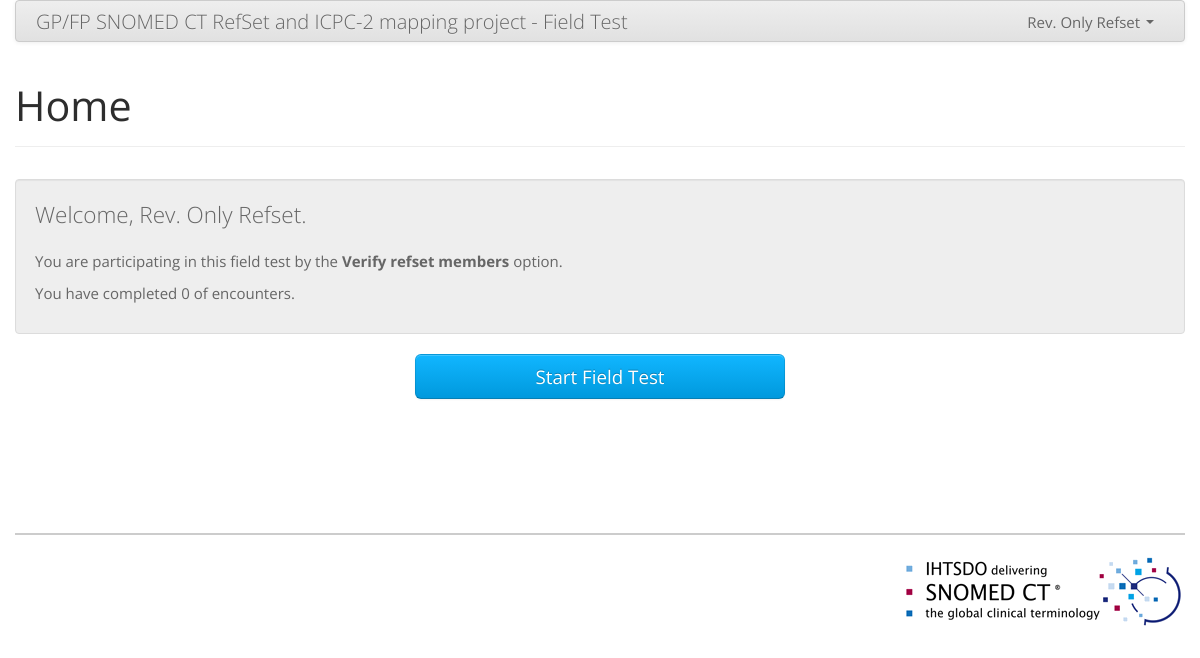
The page / (signed in) on the database as committed earlier.
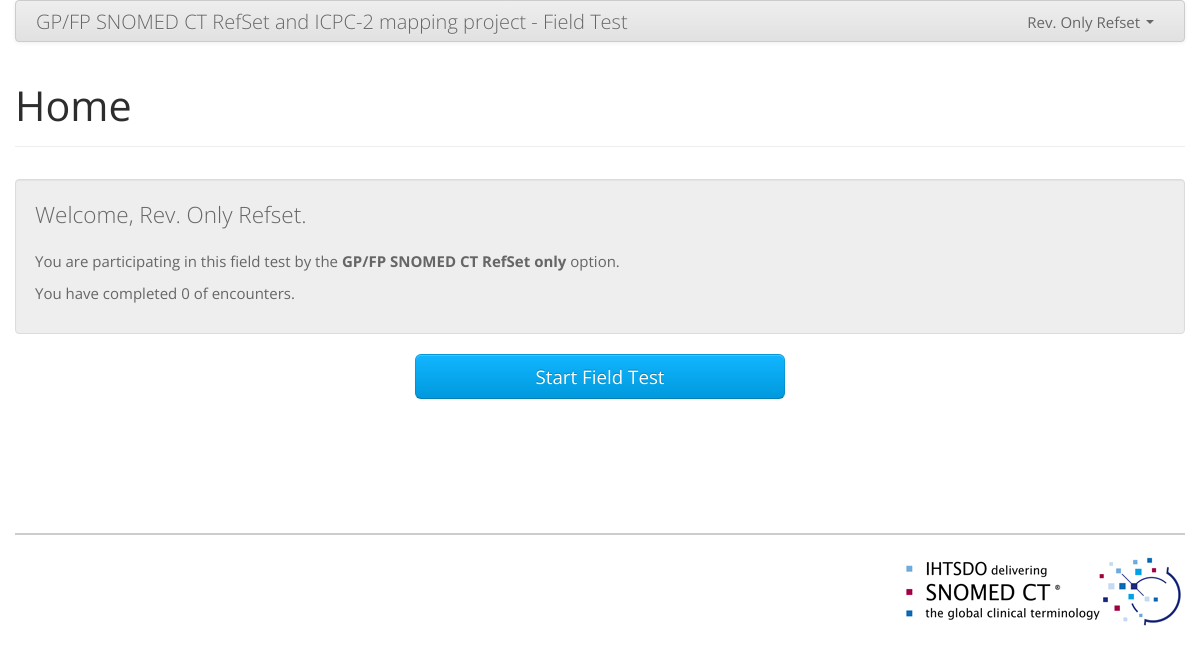
The same page on the database as committed later.
### tables this page shows
CREATE TABLE `Users` (
  `user_id` mediumint(9) NOT NULL AUTO_INCREMENT,
  `title_id` int(11) DEFAULT NULL,
  `first_name` varchar(25) NOT NULL,
  `last_name` varchar(50) NOT NULL,
  `email` varchar(50) NOT NULL,
  `password` varchar(50) NOT NULL,
  `role` varchar(50) NOT NULL,
  `age` int(11) DEFAULT NULL,
  `gender_id` int(11) DEFAULT NULL,
  `country_id` int(11) NOT NULL,
  `option_id` smallint(6) NOT NULL DEFAULT '1',
  `verified` tinyint(1) NOT NULL DEFAULT '0',
  `verification` varchar(256) DEFAULT NULL,
  `field_test_complete` smallint(6) NOT NULL DEFAULT '0',
  `date_created` timestamp NOT NULL DEFAULT CURRENT_TIMESTAMP,
  `date_modified` timestamp NOT NULL DEFAULT '0000-00-00 00:00:00', 
  PRIMARY KEY (`user_id`)
);

CREATE TABLE `TestApproach` (
  `option_id` smallint(6) NOT NULL,
  `option_label` varchar(50) NOT NULL,
  PRIMARY KEY (`option_id`)
);

### index.php (shortened to what this page needs)
<?php
require ('inc/head.php');
?>
</head>
<body>
  <div class="container">
    <?php
    require ('inc/header.php');
 ?>
    <div class="main clearfix">
<?php
if(!$_SESSION["logged"]){
?>
      <div class="row">
        <div class="span12">
          <div class="hero-unit">
            <h1>Lorem ipsum headline</h1>
            <p>Pellentesque habitant morbi tristique senectus et netus et malesuada fames ac turpis egestas. Vestibulum tortor quam, feugiat vitae, ultricies eget, tempor sit amet, ante. Donec eu libero sit amet quam egestas semper. Aenean ultricies mi vitae est. Mauris placerat eleifend leo.</p>
          </div>
        </div>
      </div>
      <div class="row">
        <div class="span4 offset1">
          <h2>New users</h2>
          <p><a class="btn" href="register.php">Click here to register</a></p>
        </div>
        <div class="span4 offset1">
          <h2>Returning users</h2>
          <form method="post" action="index.php" class="form-horizontal" id="loginForm" name="loginForm" data-validate="parsley">
            <fieldset>
              <div class="control-group">
                <label class="control-label" for="loginEmail">Email</label>
                <div class="controls">
                  <input type="text" name="loginEmail" id="loginEmail" placeholder="Email" data-trigger="change" data-required="true" data-type="email">
                </div>
              </div>
              <div class="control-group">
                <label class="control-label" for="loginPassword">Password</label>
                <div class="controls">
                  <input type="password" name="loginPassword" id="loginPassword" placeholder="Password" data-trigger="change" data-required="true">
                </div>
              </div>
              <div class="control-group">
                <div class="controls">
                  <a href="forgot-password.php">Forgotten your password?</a>
                </div>
              </div>
              <div class="control-group">
                <div class="controls">
                  <button type="submit" class="btn">Sign in</button>
                </div>
              </div>
            </fieldset>
          </form>
        </div>
      </div>
<?php
} else {
$rows = mysql_query("SELECT * FROM Users U, TestApproach T WHERE user_id='$_SESSION[user_id]' and T.option_id = U.option_id") or die(mysql_error());
$user = mysql_fetch_array($rows);
$encountersData = mysql_query("SELECT * FROM Encounters WHERE user_id='$_SESSION[user_id]' AND complete='1' AND active='y'") or die(mysql_error());
$encounters = mysql_num_rows($encountersData);
?>
      <div class="page-header">
        <h1>Home</h1>
      </div>
      <div class="row">
        <div class="span12">
          <div class="well">
            <p class="lead">Welcome, <?= ($_SESSION['title'] !== 'Other' ? $_SESSION['title'] . ' ' : ''); ?><?= $_SESSION['first_name'] . ' ' . $_SESSION['last_name'] ?>.</p>
            <p>You are participating in this field test by the <strong><?= $user["option_label"]; ?></strong> option.</p>
            <p>You have completed <?= $encounters; ?> of <?= $configvars["encounters"]["maxencounters"]; ?> encounters.</p>
          </div>
        </div>
      </div>
      <div class="row">
        <div class="span4 offset4">
          <ul class="unstyled bigButtons">
            <?php
            if ($encounters == 0) {
            ?>
              <li><a class="btn btn-large btn-block btn-primary" href="add-rfe.php?new=1">Start Field Test</a></li>
              <?php
            } else if($encounters < $configvars["encounters"]["maxencounters"]){
              ?>
              <li><a class="btn btn-large btn-block btn-primary" href="add-rfe.php?new=1">Resume Field Test</a></li>
              <?php
            } else if(($encounters == $configvars["encounters"]["maxencounters"]) && ($user["field_test_complete"] == 0)){
              ?>
              <li><a class="btn btn-large btn-block btn-warning" href="complete-test.php">Submit Field Test</a></li>
              <?php
            }
            ?>
          </ul>
        </div>
      </div>
<?php
}
?>
    </div>
    <?php
        require ('inc/footer.php');
 ?>
  </div>
</body>
</html>

Rows that differ between the two databases and show on the page:
changed through a linked row, users: option.option_label "Verify refset members" → "GP/FP SNOMED CT RefSet only"
